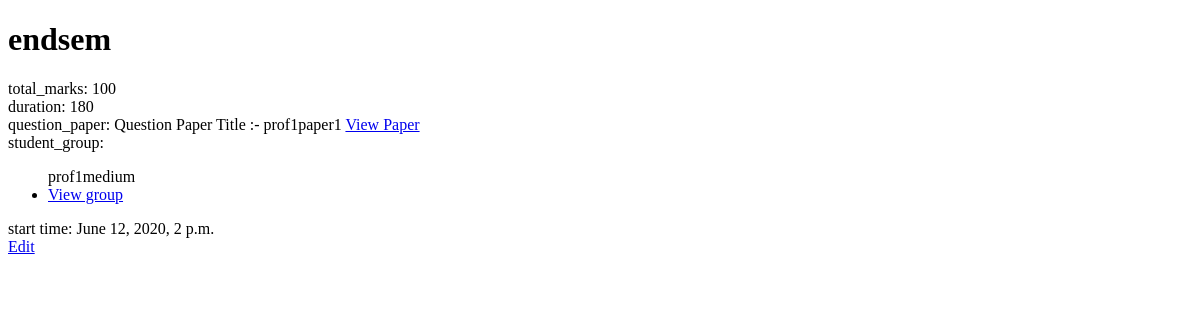
The page /prof/profusername/exams/1 on the database as committed earlier.
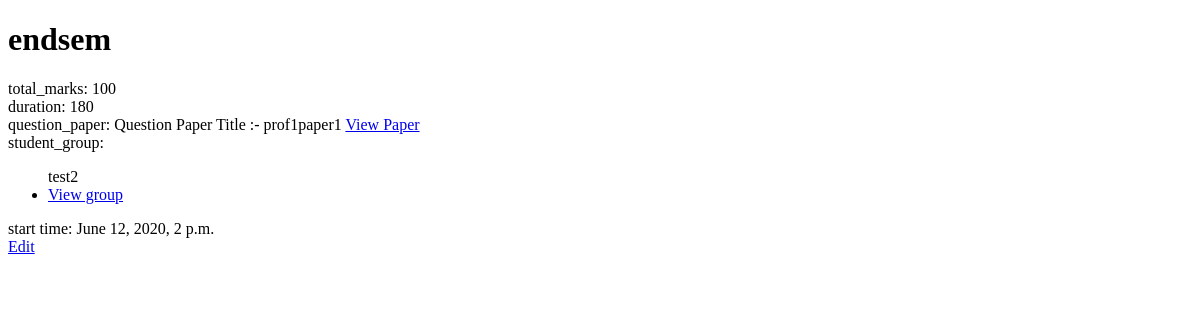
The same page on the database as committed later.
### main/models.py (models this page shows, shortened)
class Special_Students(models.Model):
    professor = models.ForeignKey(User, limit_choices_to={
                                  'groups__name': "Professor"}, on_delete=models.CASCADE)
    category_name = models.CharField(max_length=10)
    students = models.ManyToManyField(
        User, limit_choices_to={'groups__name': "Student"}, related_name='students')

### prof/views.py (the view)
# urls.py: path('<str:prof_username>/exams/<int:exam_id>', views.view_exam, name='view_exam'),
def view_exam(request, prof_username, exam_id):
    prof = User.objects.get(username=prof_username)
    exam = Exam_Model.objects.get(professor=prof, pk=exam_id)
    return render(request, 'prof/view_exam.html', {
        'exam': exam, 'prof': prof, 'student_group': exam.student_group.all()
    })

### main/models.py (called while the page is built)
    def __str__(self):
        return f' Question Paper Title :- {self.qPaperTitle}\n'

### prof/templates/prof/view_exam.html (shortened to what this page needs)
<!DOCTYPE html>
<html lang="en">
<head>
</head>
<body>
    <h1>{{ exam.name }}</h1>
    <div>
        total_marks: {{exam.total_marks}}<br>
        duration: {{exam.duration}}<br>
        question_paper: {{exam.question_paper}}
        <a href="{% url 'prof:view_specific_paper' prof.username exam.question_paper.id %}">View Paper</a><br>
        student_group:
        <ul>
            {% for group in student_group %}
                {{ group.category_name }}
                <li><a href="{% url 'prof:view_specific_group' prof.username group.id %}">View group</a></li>
            {% endfor %}
        </ul>
        start time: {{ exam.start_time }}
    </div>
    <a href="{% url 'prof:edit_exam' prof.username exam.id %}">Edit</a>
</body>
</html>

Rows that differ between the two databases and show on the page:
removed Special_Students: category_name "prof1medium"
added Special_Students: category_name "test2"
